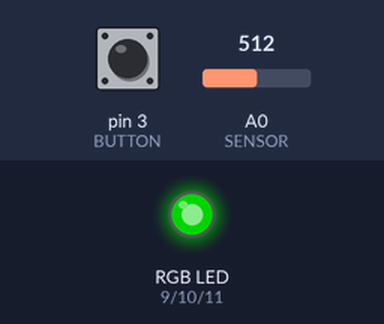
Simulated run of this sketch. Board: Arduino Uno, built with avr-gcc and run on an emulated ATmega328P. Parts: an RGB LED mixed from three pins (HIGH = lit). Inputs (shaded band) come from the test bench; at power-on: A0 (SENSOR) = 512, pin 3 (BUTTON) HIGH. Dim RGB values are drawn brighter than linear.

Above: at 1.2 s.
1.3 s: A0 (SENSOR) set to 716
At 2.0 s:
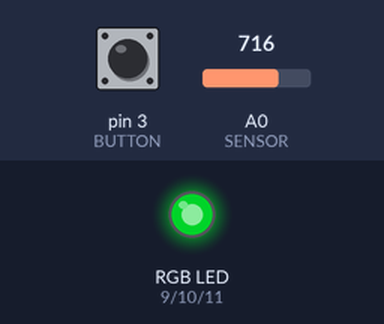
2.8 s: A0 (SENSOR) set to 900
At 3.1 s:
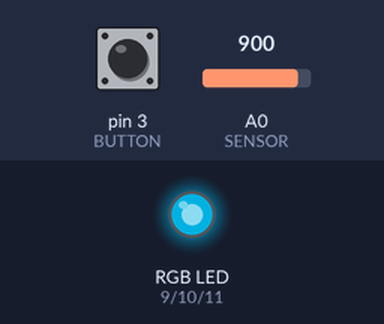
4.3 s: A0 (SENSOR) set to 306
At 5.4 s:
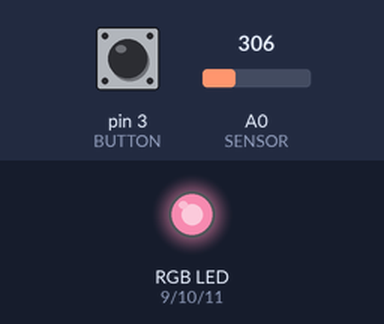
5.8 s: A0 (SENSOR) set to 245
At 6.6 s:
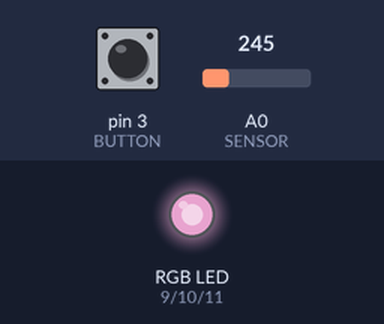
7.3 s: A0 (SENSOR) set to 122
At 7.7 s:
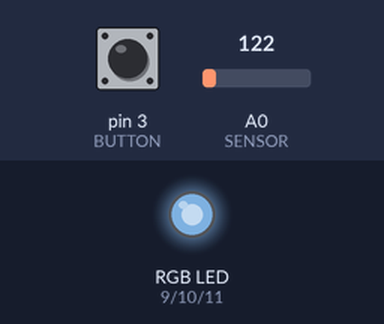
Timing chart, 0 to 9.8 s (numbered marks = the images above; inputs shaded):
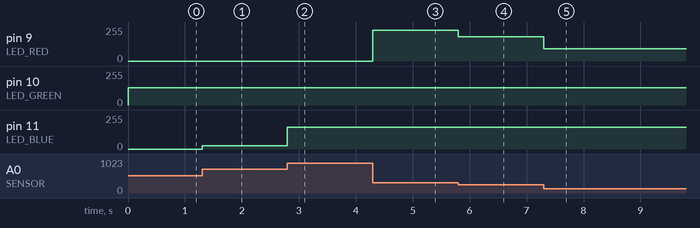

The sketch:

rgb_led.ino
```cpp
const unsigned LED_RED = 9;
const unsigned LED_GREEN = 10;
const unsigned LED_BLUE = 11;
const unsigned BUTTON = 3;

const unsigned SENSOR = 0;

const unsigned INTERVAL = 1000;

unsigned long button_held_timer;
bool button_held = false;

unsigned mode = 0;

void setup() {
    pinMode(LED_RED, OUTPUT);
    pinMode(LED_GREEN, OUTPUT);
    pinMode(LED_BLUE, OUTPUT);
    pinMode(BUTTON, INPUT_PULLUP);
}

void loop() {
    unsigned sensor_value = analogRead(SENSOR);

    unsigned long output_value = map(sensor_value, 0, 1023, 0, 256 * 3 - 1);

    if (output_value > 511) {
        analogWrite(LED_BLUE, output_value - 511);
    } else if (output_value > 255) {
        analogWrite(LED_GREEN, output_value - 255);
    } else {
        analogWrite(LED_RED, output_value);
    }

    if (digitalRead(BUTTON) && !button_held) {
        button_held_timer = millis();
        button_held = true;
    } else if (button_held) {
        if (millis() - button_held_timer > 200) {
            mode++;
        }
    }
}
```

Measured:
- after the input at 1.3 s, pin 11 (LED_BLUE): 0/255 → 25/255 at once
- after the input at 2.8 s, pin 11 (LED_BLUE): 25/255 → 163/255 at once
- after the input at 4.3 s, pin 9 (LED_RED): 0/255 → 229/255 at once
- after the input at 5.8 s, pin 9 (LED_RED): 229/255 → 183/255 at once
- after the input at 7.3 s, pin 9 (LED_RED): 183/255 → 91/255 at once
